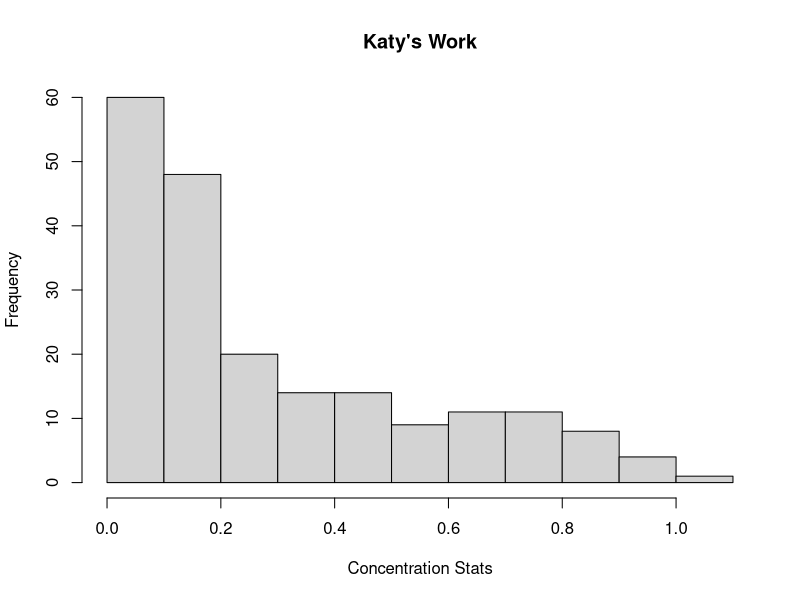
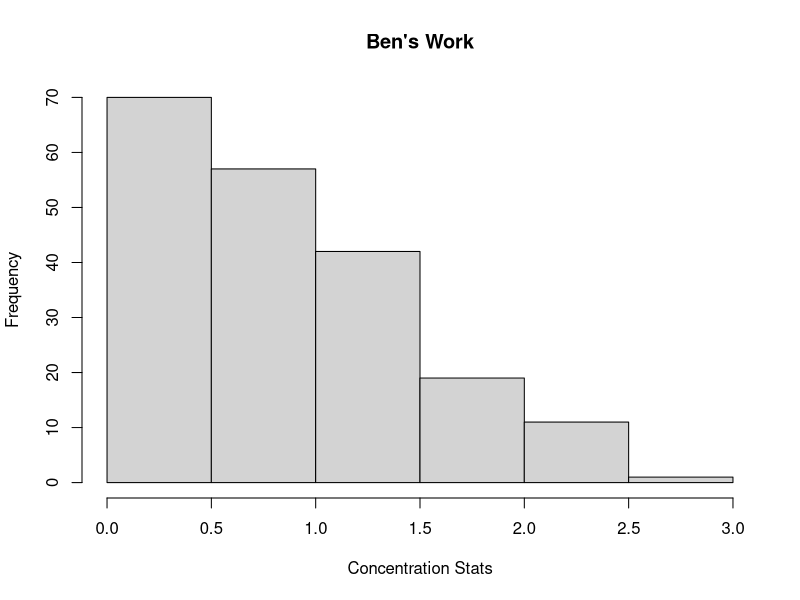

Recreate these plots in R, in order.
library(tidyverse)

read.csv("./DNA_Conc_by_Extraction_Date.csv")

df = read.csv("./DNA_Conc_by_Extraction_Date.csv")

summary(df)
class(df)
summarise(df)
glimpse(df)

hist(df$DNA_Concentration_Katy, main = "Katy's Work", xlab = "Concentration Stats")

hist(df$DNA_Concentration_Ben, main = "Ben's Work", xlab = "Concentration Stats")

